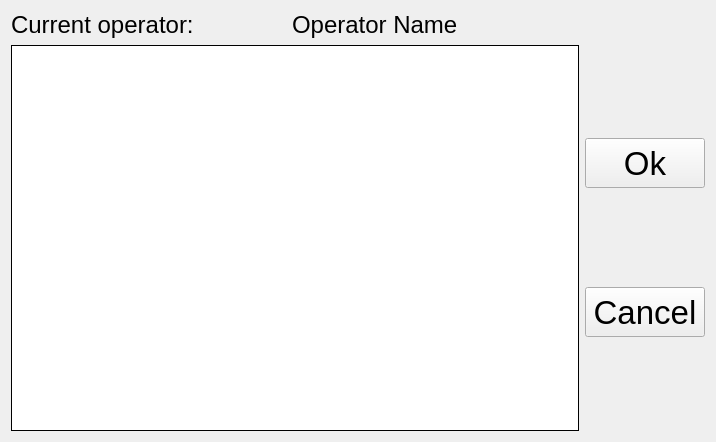
<?xml version="1.0" encoding="UTF-8"?>
<ui version="4.0">
 <class>SwitchOperatorWidget</class>
 <widget class="QWidget" name="SwitchOperatorWidget">
  <property name="geometry">
   <rect>
    <x>0</x>
    <y>0</y>
    <width>716</width>
    <height>442</height>
   </rect>
  </property>
  <property name="windowTitle">
   <string>Form</string>
  </property>
  <layout class="QVBoxLayout" name="verticalLayout">
   <item>
    <layout class="QHBoxLayout" name="horizontalLayout" stretch="2,3">
     <property name="bottomMargin">
      <number>0</number>
     </property>
     <item>
      <widget class="QLabel" name="currentOperatorTitle">
       <property name="font">
        <font>
         <pointsize>18</pointsize>
        </font>
       </property>
       <property name="text">
        <string>Current operator:</string>
       </property>
      </widget>
     </item>
     <item>
      <widget class="QLabel" name="currentOperatorLabel">
       <property name="font">
        <font>
         <pointsize>18</pointsize>
        </font>
       </property>
       <property name="text">
        <string>Operator Name</string>
       </property>
      </widget>
     </item>
    </layout>
   </item>
   <item>
    <layout class="QHBoxLayout" name="frameLayout">
     <item>
      <widget class="QListWidget" name="operatorsListWidget">
       <property name="palette">
        <palette>
         <active>
          <colorrole role="Highlight">
           <brush brushstyle="SolidPattern">
            <color alpha="255">
             <red>0</red>
             <green>0</green>
             <blue>0</blue>
            </color>
           </brush>
          </colorrole>
         </active>
         <inactive>
          <colorrole role="Highlight">
           <brush brushstyle="SolidPattern">
            <color alpha="255">
             <red>0</red>
             <green>0</green>
             <blue>0</blue>
            </color>
           </brush>
          </colorrole>
         </inactive>
         <disabled>
          <colorrole role="Highlight">
           <brush brushstyle="SolidPattern">
            <color alpha="255">
             <red>145</red>
             <green>141</green>
             <blue>126</blue>
            </color>
           </brush>
          </colorrole>
         </disabled>
        </palette>
       </property>
       <property name="font">
        <font>
         <pointsize>25</pointsize>
        </font>
       </property>
       <property name="focusPolicy">
        <enum>Qt::NoFocus</enum>
       </property>
       <property name="frameShape">
        <enum>QFrame::Box</enum>
       </property>
       <property name="frameShadow">
        <enum>QFrame::Plain</enum>
       </property>
       <property name="spacing">
        <number>6</number>
       </property>
       <property name="gridSize">
        <size>
         <width>0</width>
         <height>50</height>
        </size>
       </property>
       <property name="modelColumn">
        <number>0</number>
       </property>
      </widget>
     </item>
     <item>
      <layout class="QVBoxLayout" name="buttonsLayout">
       <item>
        <widget class="QPushButton" name="okOperatorButton">
         <property name="minimumSize">
          <size>
           <width>120</width>
           <height>50</height>
          </size>
         </property>
         <property name="font">
          <font>
           <pointsize>25</pointsize>
          </font>
         </property>
         <property name="focusPolicy">
          <enum>Qt::NoFocus</enum>
         </property>
         <property name="text">
          <string>Ok</string>
         </property>
        </widget>
       </item>
       <item>
        <widget class="QPushButton" name="cancelPushButton">
         <property name="minimumSize">
          <size>
           <width>120</width>
           <height>50</height>
          </size>
         </property>
         <property name="font">
          <font>
           <pointsize>25</pointsize>
          </font>
         </property>
         <property name="focusPolicy">
          <enum>Qt::NoFocus</enum>
         </property>
         <property name="text">
          <string>Cancel</string>
         </property>
        </widget>
       </item>
      </layout>
     </item>
    </layout>
   </item>
  </layout>
 </widget>
 <resources/>
 <connections/>
</ui>
